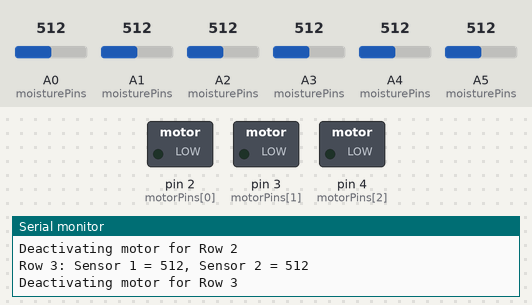
Simulated run of this sketch. Board: Arduino Uno, built with avr-gcc and run on an emulated ATmega328P. Parts: switched loads named in the sketch (green lamp = pin HIGH), the last lines printed to the serial monitor. The test bench sets the inputs (shaded band); at power-on: A0 (moisturePins) = 512, A2 (moisturePins) = 512, A4 (moisturePins) = 512, A1 (moisturePins) = 512, A3 (moisturePins) = 512, A5 (moisturePins) = 512.

Above: at 10.9 s.
11.0 s: A0 (moisturePins) set to 282
21.4 s: A0 (moisturePins) set to 255
At 31.6 s:
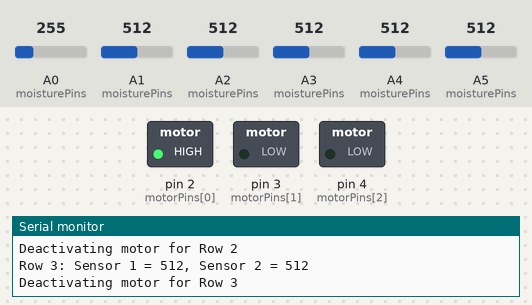
31.9 s: A2 (moisturePins) set to 285
42.0 s: A2 (moisturePins) set to 261
At 51.9 s:
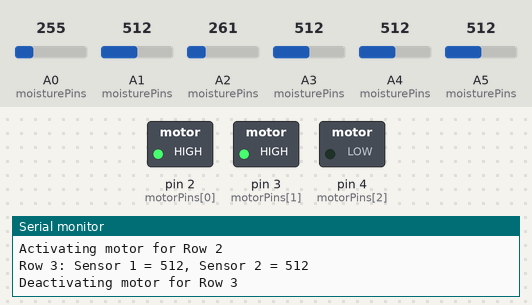
52.2 s: A4 (moisturePins) set to 285
62.3 s: A4 (moisturePins) set to 261
At 71.8 s:
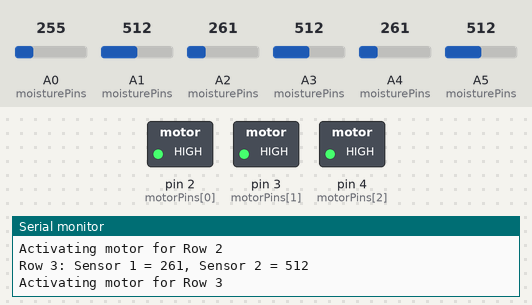
Timing chart, 0 to 73.3 s (numbered marks = the images above; inputs shaded):
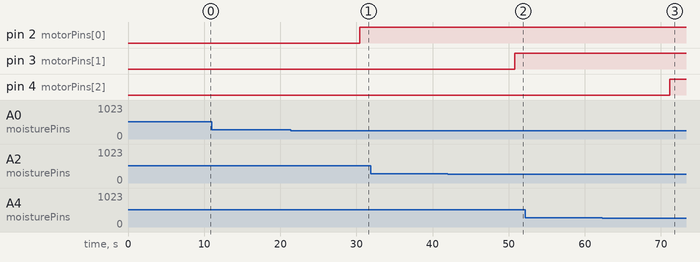

The sketch:

Irrigation_Automation.ino
```cpp
const int moisturePins[3][2] = {
  {A0, A1}, // for 1st row
  {A2, A3}, //  2
  {A4, A5}  // 3
};

const int motorPins[3] = {2, 3, 4};

const int moistureThreshold = 273; //will change according to soil type, measure every time for our field we took 273

void setup() {
  Serial.begin(9600);
  for (int i = 0; i < 3; i++) {
    pinMode(motorPins[i], OUTPUT);
    digitalWrite(motorPins[i], LOW);
  }

  for (int i = 0; i < 3; i++) {
    for (int j = 0; j < 2; j++) {
      pinMode(moisturePins[i][j], INPUT);
    }
  }
}

void loop() {
  for (int row = 0; row < 3; row++) {
    int moistureLevel1 = analogRead(moisturePins[row][0]);
    int moistureLevel2 = analogRead(moisturePins[row][1]);
    Serial.print("Row ");
    Serial.print(row + 1);
    Serial.print(": Sensor 1 = ");
    Serial.print(moistureLevel1);
    Serial.print(", Sensor 2 = ");
    Serial.println(moistureLevel2);
    if (moistureLevel1 < moistureThreshold || moistureLevel2 < moistureThreshold) {
      activateMotor(row);
    } else {
      deactivateMotor(row);
    }
  }

  delay(10000);
}

void activateMotor(int row) {
  digitalWrite(motorPins[row], HIGH);
  Serial.print("Activating motor for Row ");
  Serial.println(row + 1);
}

void deactivateMotor(int row) {
  digitalWrite(motorPins[row], LOW);
  Serial.print("Deactivating motor for Row ");
  Serial.println(row + 1);
}
```

Measured:
- the behaviour switches between 273 and 272 on A0 (moisturePins) (found by bisection; images 0 and 1)
- the behaviour switches between 273 and 272 on A2 (moisturePins) (found by bisection; images 1 and 2)
- the behaviour switches between 273 and 272 on A4 (moisturePins) (found by bisection; images 2 and 3)
- after the input at 21.4 s, pin 2 (motorPins[0]): LOW → HIGH after 9.0 s
- after the input at 42.0 s, pin 3 (motorPins[1]): LOW → HIGH after 8.8 s
- after the input at 62.3 s, pin 4 (motorPins[2]): LOW → HIGH after 8.8 s
